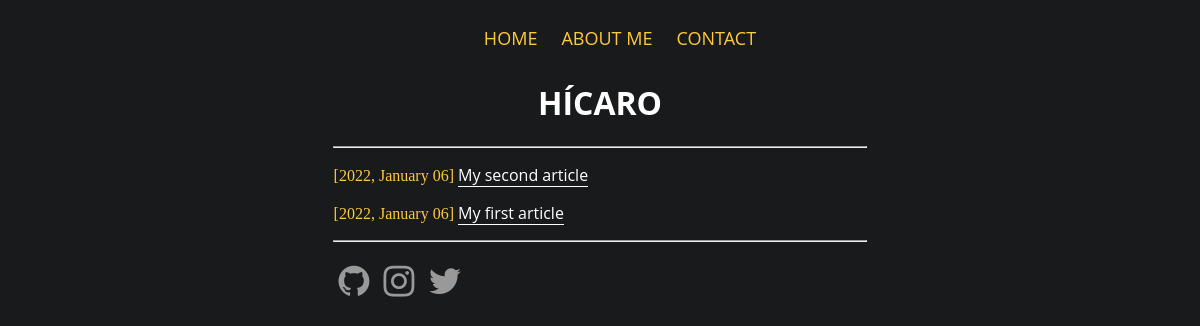
The app's page /, older data.
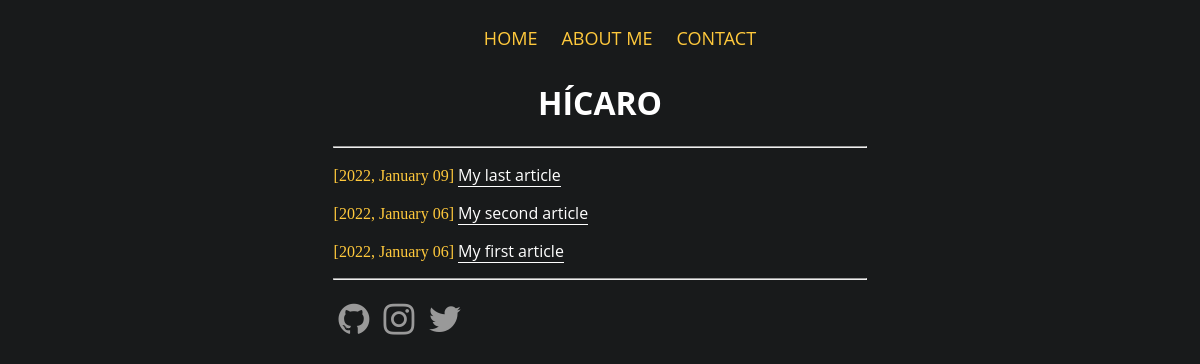
The same page, newer data.
### portfolio/models.py (models this page shows, shortened)
class Article(models.Model):
    title = models.CharField(max_length=50)
    posted = models.DateTimeField(auto_now_add=True)
    updated = models.DateTimeField(auto_now=True)
    body = models.TextField()
    slug = models.SlugField(max_length=50, null=True, unique=True)
    class Meta():
        ordering = ['-posted']

### portfolio/views.py (the view)
# urls.py: path('', views.home, name = "index"),
def home(request):
    articles = Article.objects.all()
    return render(request, "portfolio/home.html", {'articles':articles})

### portfolio/templates/portfolio/home.html (shortened to what this page needs)
{% extends "portfolio/base.html" %}
{% block content %}
{% for article in articles %}
<div class="article">
    <p> [{{article.posted|date:"Y, F d"}}] <a href="{% url 'article' article.slug %}"> {{article.title}} </a></p>
</div>
{% endfor %}
{% endblock content %}

### portfolio/templates/portfolio/base.html (shortened to what this page needs)
{% load static %}
<!DOCTYPE html>
<html>
    <head>
        <link rel="stylesheet" href="{% static 'portfolio/css/base.css' %}">
        <link rel="stylesheet" href="{% static 'portfolio/css/article.css' %}">
        <link rel="stylesheet" href="{% static 'portfolio/css/about_me.css' %}">
        <link rel="stylesheet" href="{% static 'portfolio/css/contact.css' %}">
        <link rel="stylesheet" href="https://cdnjs.cloudflare.com/ajax/libs/font-awesome/4.7.0/css/font-awesome.min.css">
    </head>
    <body>
        <header class="navbar">
        <ul>
            <li><a href="{% url 'index' %}">HOME</a></li>
            <li><a href="{% url 'about_me' %}">ABOUT ME</a></li>
            <li><a href="{% url 'contact' %}">CONTACT</a></li>
        </ul>
        <div class=intro>
            <h1> {% block secondary_title %} HÍCARO {% endblock secondary_title %} </h1>
        </div>
        <hr>
        </header>
        <main>
            {% block content %}
            {% endblock content %}
        </main>
        <hr>
        <div class="socials">
            <ul>
                <li><a href="https://github.com/HicaroD"> <i class="fa fa-github" style="font-size:36px"></i> </a></li>
                <li><a href="https://www.instagram.com/hicarodm/"> <i class="fa fa-instagram" style="font-size:36px"></i> </a></li>
                <li><a href="https://twitter.com/DanrlleyHicaro"> <i class="fa fa-twitter" style="font-size:36px"></i> </a></li>
            </ul>
        </div>
    </body>
</html>

### portfolio/static/portfolio/css/base.css (style rules this page uses)
a, h1 { font-family: 'Open Sans', sans-serif; }
body { background-color: #181A1B; text-align: center; }
a { text-decoration: none; background-color: transparent; }
.navbar li { display: inline-block; color: #FFC93C; font-size: 18px; margin: 10px 0; }
.navbar a { color: #FFC93C; padding: 10px; }
.intro { color: white; }
.socials, .navbar ul { list-style-type: none; }
.socials li { display: inline-block; padding: 5px; }
.socials a { color: #999; }
hr { color: #FFC93C; width: 45%; }
.socials ul, .article p { text-align: left; margin-left: auto; margin-right: auto; width: 45%; padding: 0px; }
.article p { color: #FFC93C; }
.article a { border-bottom: solid 1px; color: white; }

Row changes from the older to the newer data that the page shows:
added Article: posted "2022, January 09", title "My last article"
